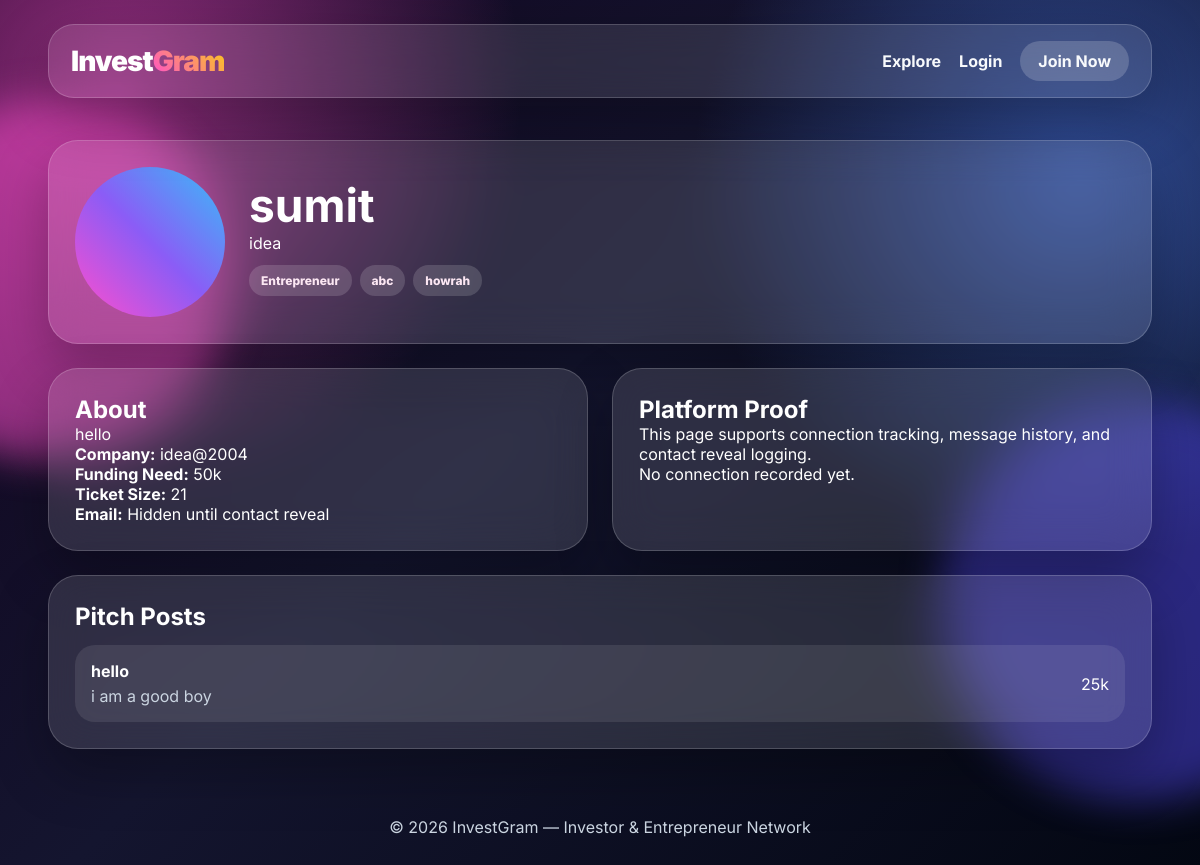
The app's page /profile/2/ with its own data.
### connect/models.py (models this page shows, shortened)
class Profile(models.Model):
    ROLE_CHOICES = (
        ('investor', 'Investor'),
        ('entrepreneur', 'Entrepreneur'),
    )
    STAGE_CHOICES = (
        ('idea', 'Idea Stage'),
        ('mvp', 'MVP'),
        ('early', 'Early Revenue'),
        ('growth', 'Growth Stage'),
    )
    user = models.OneToOneField(User, on_delete=models.CASCADE)
    role = models.CharField(max_length=20, choices=ROLE_CHOICES)
    full_name = models.CharField(max_length=120)
    headline = models.CharField(max_length=160, blank=True)
    company_name = models.CharField(max_length=120, blank=True)
    industry = models.CharField(max_length=100)
    city = models.CharField(max_length=80, blank=True)
    bio = models.TextField()
    stage = models.CharField(max_length=20, choices=STAGE_CHOICES, blank=True)
    funding_need = models.CharField(max_length=100, blank=True)
    ticket_size = models.CharField(max_length=100, blank=True)
    website = models.URLField(blank=True)
    linkedin = models.URLField(blank=True)
    profile_image = models.ImageField(upload_to='profiles/', blank=True, null=True)
    verified = models.BooleanField(default=False)
    premium = models.BooleanField(default=False)
    created_at = models.DateTimeField(auto_now_add=True)

class StartupPost(models.Model):
    author = models.ForeignKey(User, on_delete=models.CASCADE)
    title = models.CharField(max_length=180)
    content = models.TextField()
    funding_goal = models.CharField(max_length=100, blank=True)
    category = models.CharField(max_length=80, blank=True)
    image = models.ImageField(upload_to='posts/', blank=True, null=True)
    created_at = models.DateTimeField(auto_now_add=True)

### connect/views.py (the view)
# urls.py: path('profile/<int:user_id>/', views.profile_detail, name='profile_detail'),
def profile_detail(request, user_id):
    profile = get_object_or_404(Profile, user_id=user_id)
    posts = StartupPost.objects.filter(author=profile.user)
    connection = None
    revealed = False
    if request.user.is_authenticated:
        connection = Connection.objects.filter(
            Q(sender=request.user, receiver=profile.user) |
            Q(sender=profile.user, receiver=request.user)
        ).first()
        revealed = ContactReveal.objects.filter(viewer=request.user, target=profile.user).exists()
    return render(request, 'connect/profile_detail.html', {
        'profile': profile,
        'posts': posts,
        'connection': connection,
        'revealed': revealed,
    })

### connect/templates/connect/profile_detail.html (shortened to what this page needs)
{% extends 'connect/base.html' %}
{% block content %}
<section class="profile-hero glass-box">
    <div class="avatar huge gradient"></div>
    <div>
        <h1>{{ profile.full_name }}</h1>
        <p>{{ profile.headline }}</p>
        <div class="badge-row">
            <span>{{ profile.role|title }}</span>
            <span>{{ profile.industry }}</span>
            <span>{{ profile.city }}</span>
        </div>
    </div>
</section>
<section class="two-col">
    <div class="glass-box">
        <h2>About</h2>
        <p>{{ profile.bio }}</p>
        <div class="info-list">
            <p><strong>Company:</strong> {{ profile.company_name|default:'Not added' }}</p>
            <p><strong>Funding Need:</strong> {{ profile.funding_need|default:'Not added' }}</p>
            <p><strong>Ticket Size:</strong> {{ profile.ticket_size|default:'Not added' }}</p>
            {% if revealed %}
                <p><strong>Email:</strong> {{ profile.user.email }}</p>
            {% else %}
                <p><strong>Email:</strong> Hidden until contact reveal</p>
            {% endif %}
        </div>
    </div>
    <div class="glass-box">
        <h2>Platform Proof</h2>
        <p>This page supports connection tracking, message history, and contact reveal logging.</p>
        {% if connection %}
            <p><strong>Connection Status:</strong> {{ connection.status|title }}</p>
        {% else %}
            <p>No connection recorded yet.</p>
        {% endif %}
    </div>
</section>
<section class="glass-box">
    <h2>Pitch Posts</h2>
    {% for post in posts %}
        <div class="list-item">
            <div>
                <strong>{{ post.title }}</strong>
                <p>{{ post.content }}</p>
            </div>
            <span>{{ post.funding_goal }}</span>
        </div>
    {% empty %}
        <p class="empty">No posts yet.</p>
    {% endfor %}
</section>
{% endblock %}

### connect/static/connect/css/style.css (style rules this page uses)
* { margin:0;padding:0;box-sizing:border-box }
body { font-family:Inter,Arial,sans-serif; min-height:100vh; color:#fff; background: radial-gradient(circle at 10% 10%, rgba(255,78,205,.55), transparent 30%), radial-gradient(circle at 90% 20%, rgba(71,118,230,.6), transparent 30%), linear-gradient(135deg,#13051f,#14152f 45%,#030712); overflow-x:hidden; }
.mini-card,.pitch-box,.glass-box,.profile-card,.post-card,.auth-card { border:1px solid rgba(255,255,255,.18); background:rgba(255,255,255,.12); backdrop-filter:blur(22px); box-shadow:0 24px 55px rgba(0,0,0,.28); }
.avatar,.avatar-img { border-radius:50%;flex:0 0 auto }
.avatar { width:58px;height:58px;background:rgba(255,255,255,.22) }
.avatar.huge { width:150px;height:150px }
.avatar.gradient { background:linear-gradient(45deg,#ff4ecd,#8b5cf6,#38bdf8) }
.badge-row { display:flex;gap:8px;flex-wrap:wrap;margin:12px 0 }
.badge-row span,.funding { padding:8px 12px;border-radius:999px;background:rgba(255,255,255,.15);font-size:12px;font-weight:800;color:#fce7f3 }
.glass-box { border-radius:30px;padding:26px;margin-bottom:24px }
.list-item { display:flex;align-items:center;justify-content:space-between;gap:14px; padding:16px;border-radius:20px;background:rgba(255,255,255,.09);margin-top:14px; }
.list-item p { color:#cbd5e1;margin-top:5px }
.two-col { display:grid;grid-template-columns:1fr 1fr;gap:24px }
.profile-hero { display:grid;grid-template-columns:auto 1fr auto;align-items:center;gap:24px;margin-top:42px }
.profile-hero h1 { font-size:46px }

### records on screen
Profile: full_name "sumit", headline "idea", role "Entrepreneur", industry "abc", city "howrah", bio "hello", company_name "idea@2004", funding_need "50k", ticket_size "21"
StartupPost: title "hello", content "i am a good boy", funding_goal "25k"
